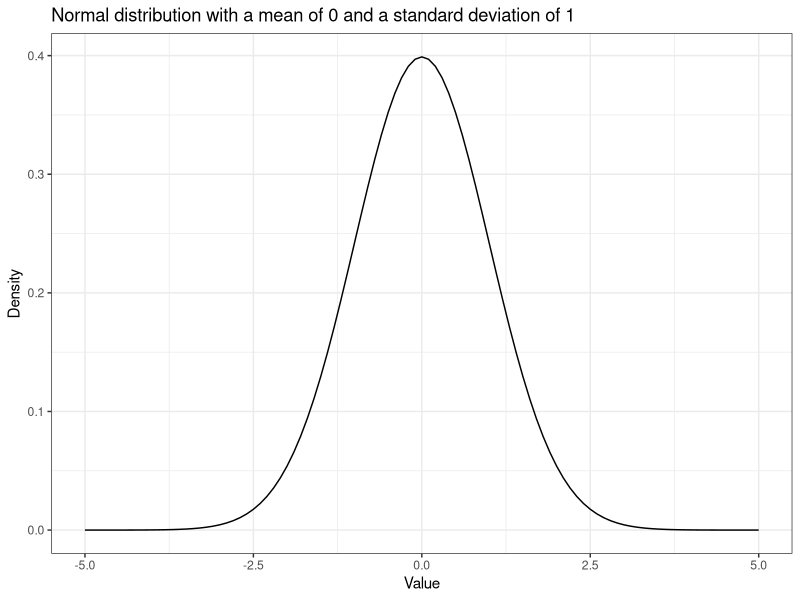
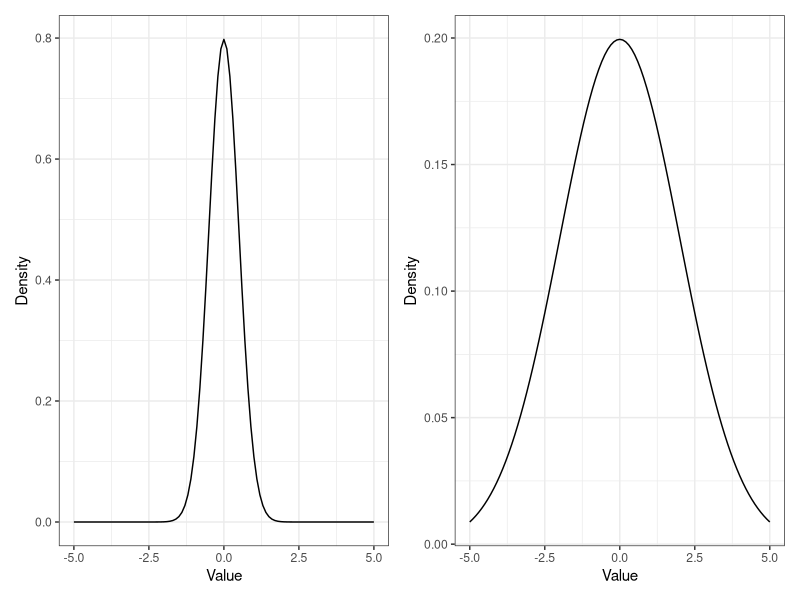
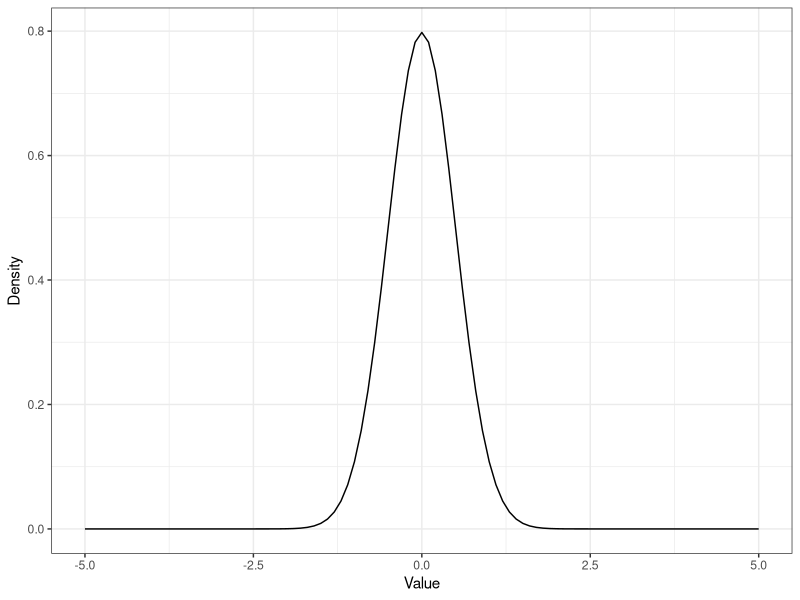
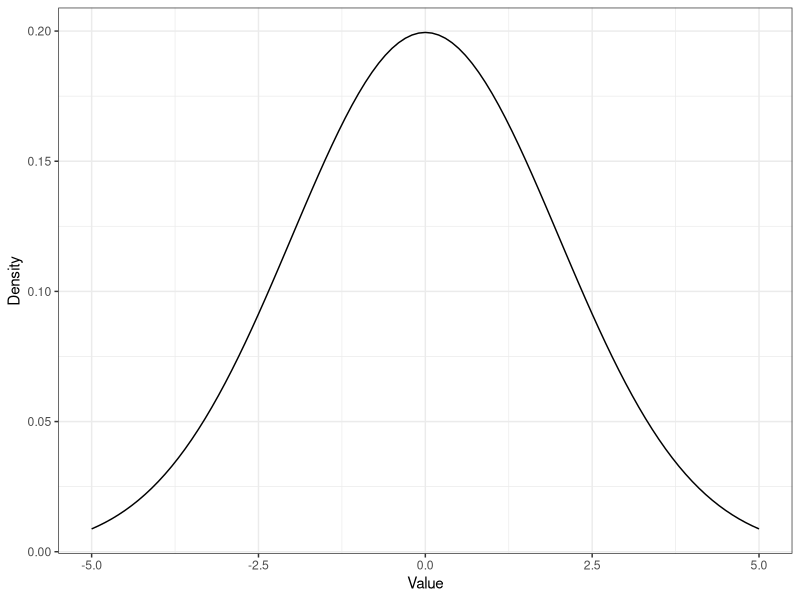

Write the R code that produced these figures, in order.
## ---- chunk 1
#| label: comp-mean
#| attr-source: '#lst-comp-mean lst-cap="Compute mean"'

(mu <- mean(c(19, 22, 20, 19, 23)))
## ---- chunk 2
#| label: comp-sigma-with-r-function
#| attr-source: '#lst-comp-sigma-with-r-function lst-cap="Compute standard deviation with base R function"'

(sigma1 <- sd(c(19, 22, 20, 19, 23)))
## ---- chunk 3
#| label: comp-sigma-with-own-function
#| attr-source: '#lst-comp-sigma-with-own-function lst-cap="Compute standard deviation with own function"'

sd_fun <- function(x) {
  sqrt(sum((x - mean(x))^2) * 1 / length(x))
}

(sigma2 <- sd_fun(c(19, 22, 20, 19, 23)))
## ---- chunk 4
integrate(function(x)
    dnorm(x, mean = 20.6, sd = 1.62), 0, 18)
## ---- chunk 5
#| label: fig-norm-dist
#| fig-cap: "Normal distribution with μ of 0 and σ of 1"
#| attr-source: '#lst-fig-norm-dist lst-cap="Replicate Figure 12-3: Normal distribution with μ of 0 and σ of 1"'
#| out.width: 70%
#| fig.align: center
ggplot2::ggplot(data.frame(x = c(-5, 5)), 
                ggplot2::aes(x = x)) +
    ggplot2::stat_function(fun = dnorm) +
    ggplot2::theme_bw() +
    ggplot2::labs(
        title = "Normal distribution with a mean of 0 and a standard deviation of 1",
        x = "Value",
        y = "Density"
    )

## ---- chunk 6
#| label: fig-norm-dist1
#| fig-cap: "Normal Distribution with μ = 0 and σ = 0.5"
#| attr-source: '#lst-fig-norm-dist1 lst-cap="Replicate Figure 12-4: Normal distribution with μ of 0 and σ of 0.5"'

p1 <- 
    ggplot2::ggplot(data.frame(x = c(-5, 5)), 
                    ggplot2::aes(x = x)) +
        ggplot2::stat_function(fun = function(x) dnorm(x, 0, 0.5)) +
        ggplot2::theme_bw() +
        ggplot2::labs(
            x = "Value",
            y = "Density"
        )
## ---- chunk 7
#| label: fig-norm-dist2
#| fig-cap: "Normal distribution with μ of 0 and σ of 2"
#| attr-source: '#lst-fig-norm-dist2 lst-cap="Replicate Figure 12-5: Normal distribution with μ of 0 and σ of 1"'

p2 <- 
    ggplot2::ggplot(data.frame(x = c(-5, 5)), 
                    ggplot2::aes(x = x)) +
        ggplot2::stat_function(fun = function(x) dnorm(x, 0, 2)) +
        ggplot2::theme_bw() +
        ggplot2::labs(
            x = "Value",
            y = "Density"
        )
## ---- chunk 8
#| label: fig-norm-dist-3
#| fig-cap: "Normal Distributions with µ of 0; σ of 0.5 (left) and σ of 2 (right)"
#| attr-source: '#lst-fig-norm-dist-3 lst-cap="Display Figure 12-4 and 12-5"'
#| out.height: 4in
#| out.width: 8in
library(patchwork)
p1 + p2
## ---- chunk 9
#| label: fig-norm-p1
#| fig-cap: Normal Distribution μ = 0, σ = 0.5
p1
## ---- chunk 10
#| label: fig-norm-p2
#| fig-cap: Normal Distribution:μ = 0, σ = 2
p2
